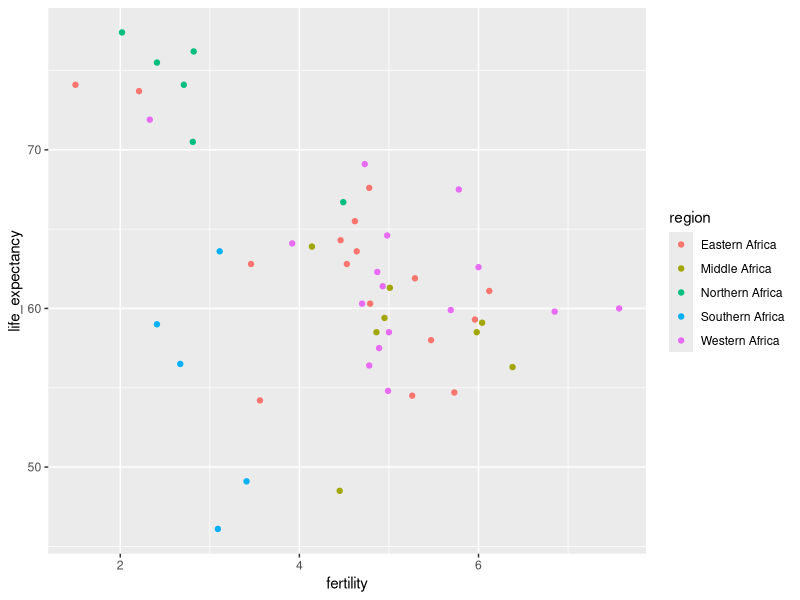
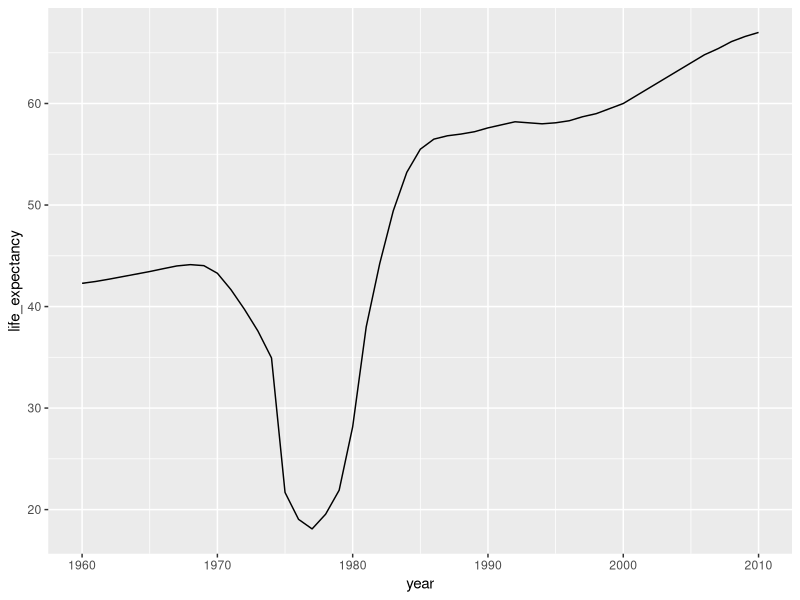

Write the R code that produced these figures, in order.
library(dplyr)
library(ggplot2)
library(dslabs)
data(gapminder)

gapminder %>% filter(continent=="Africa"& year=="2012") %>% ggplot(aes( x=fertility, y= life_expectancy, color=region )) + geom_point()

#Create a table showing the country and region for the African countries
#that in 2012 had fertility rates of 3 or less and life expectancies of at least 70.

df <- gapminder %>% filter(continent=="Africa" & year=="2012" & fertility <= 3 & life_expectancy >= 70) %>% select(country, region)

#create a table with data for the years from 1960 to 2010 in Vietnam and the United States.
tab <- gapminder %>% filter (year %in% c(1960:2010) & country %in% c("Vietnam", "United States"))

#plot life expectancy vs year for Vietnam and the United States
p <- tab %>% ggplot(aes(x=year, y=life_expectancy, color= country)) + geom_line()

#Use a single line of code to create a time series plot from 1960 to 2010 of life expectancy vs year for Cambodia.
gapminder %>% filter(year %in% c(1960:2010) & country=="Cambodia") %>% ggplot(aes(x= year, y= life_expectancy))+geom_line()
